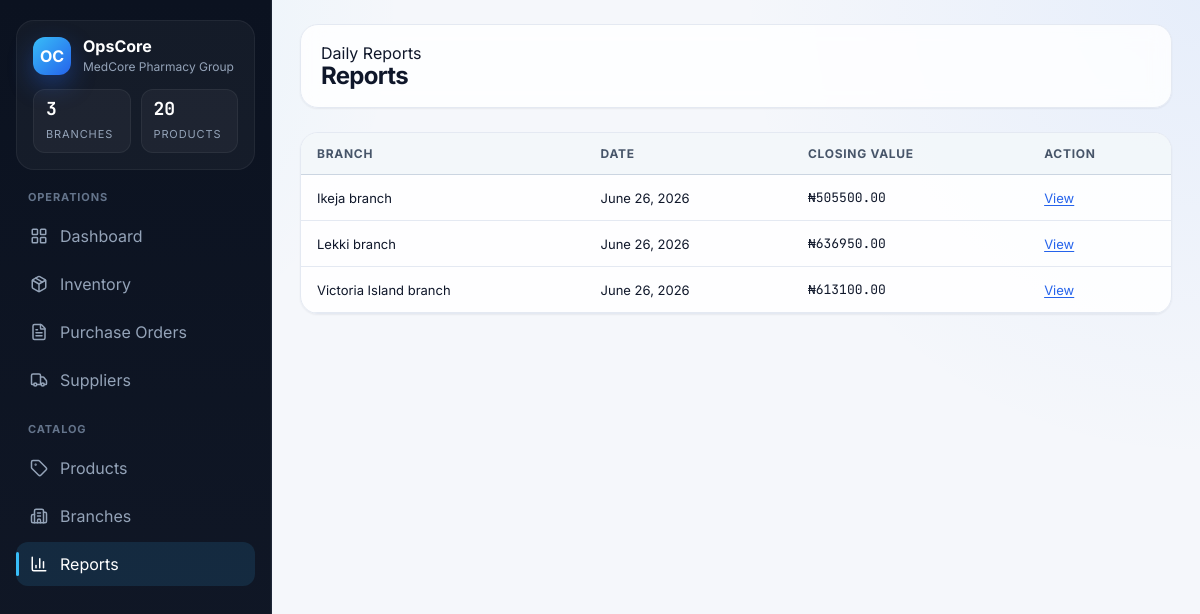
The page /reports/ on the database its author committed.
### core/models.py (models this page shows, shortened)
class TimeStampedModel(models.Model):
    created_at = models.DateTimeField(auto_now_add=True)
    updated_at = models.DateTimeField(auto_now=True)
    class Meta:
        abstract = True

class DailyReport(TimeStampedModel):
    branch = models.ForeignKey(Branch, on_delete=models.CASCADE, related_name='daily_reports')
    report_date = models.DateField()
    opening_stock_value = models.DecimalField(max_digits=14, decimal_places=2, default=Decimal('0.00'))
    receipts_value = models.DecimalField(max_digits=14, decimal_places=2, default=Decimal('0.00'))
    adjustments_value = models.DecimalField(max_digits=14, decimal_places=2, default=Decimal('0.00'))
    closing_stock_value = models.DecimalField(max_digits=14, decimal_places=2, default=Decimal('0.00'))
    generated_at = models.DateTimeField(auto_now=True)
    class Meta:
        constraints = [
            models.UniqueConstraint(fields=['branch', 'report_date'], name='unique_branch_report_date'),
        ]
        ordering = ['-report_date', 'branch__name']

class Branch(TimeStampedModel):
    name = models.CharField(max_length=120)
    location = models.CharField(max_length=160)
    manager_name = models.CharField(max_length=120)
    class Meta:
        ordering = ['name']

### core/views.py (the view)
# urls.py: path('reports/', views.reports_index, name='reports_index'),
def reports_index(request):
    reports = DailyReport.objects.select_related('branch').order_by('-report_date', 'branch__name')
    return render(request, 'core/reports_index.html', {'reports': reports, 'branches': Branch.objects.all()})

### core/templates/core/reports_index.html
{% extends "base.html" %}
{% block content %}
  <div class="page-header">
    <div>
      <div class="muted">Daily Reports</div>
      <h1 class="page-title">Reports</h1>
    </div>
  </div>
  <section class="panel">
    <table>
      <thead>
        <tr>
          <th>Branch</th>
          <th>Date</th>
          <th>Closing Value</th>
          <th>Action</th>
        </tr>
      </thead>
      <tbody>
        {% for report in reports %}
          <tr>
            <td>{{ report.branch.name }}</td>
            <td>{{ report.report_date }}</td>
            <td class="mono">&#8358;{{ report.closing_stock_value|floatformat:2 }}</td>
            <td><a href="{% url 'report_detail' report.branch_id report.report_date|date:'Y-m-d' %}">View</a></td>
          </tr>
        {% endfor %}
      </tbody>
    </table>
  </section>
{% endblock %}

### core/templates/base.html (style rules this page uses)
:root { --sidebar-bg: #0B1220; --sidebar-bg-2: #111827; --sidebar-text: #94A3B8; --sidebar-text-active: #FFFFFF; --sidebar-accent-bar: #38BDF8; --content-bg: #F5F7FB; --content-glow: rgba(37, 99, 235, 0.09); --card-bg: #FFFFFF; --card-bg-soft: #FBFDFF; --border: #E4E9F2; --border-strong: #CBD5E1; --text-primary: #0F172A; --text-secondary: #475569; --text-muted: #94A3B8; --action-primary: #2563EB; --action-primary-hover: #1D4ED8; --action-primary-text: #FFFFFF; --status-success: #059669; --status-success-bg: #D1FAE5; --status-warning: #D97706; --status-warning-bg: #FEF3C7; --status-danger: #DC2626; --status-danger-bg: #FEE2E2; --status-neutral: #64748B; --status-neutral-bg: #E2E8F0; --space-1: 4px; --space-2: 8px; --space-3: 12px; --space-4: 16px; --space-5: 20px; --space-6: 24px; --space-8: 32px; --space-10: 40px; --space-12: 48px; --radius-sm: 4px; --radius-md: 8px; --radius-lg: 14px; --radius-xl: 18px; --shadow-sm: 0 1px 2px rgba(15, 23, 42, 0.06); --shadow-md: 0 10px 24px rgba(15, 23, 42, 0.08); }
* { box-sizing: border-box; }
html { background: var(--content-bg); }
body { margin: 0; min-height: 100vh; font-family: Inter, sans-serif; color: var(--text-primary); background: radial-gradient(circle at top right, rgba(59, 130, 246, 0.08), transparent 32%), radial-gradient(circle at 0% 0%, rgba(14, 165, 233, 0.08), transparent 28%), var(--content-bg); }
a { color: var(--action-primary); text-decoration-thickness: 1px; text-underline-offset: 2px; }
.page-title { margin: 0; font-size: 28px; line-height: 1.1; font-weight: 700; letter-spacing: -0.03em; }
.page-header { display: flex; justify-content: space-between; align-items: flex-start; gap: 16px; margin-bottom: var(--space-6); padding: 18px 20px; border: 1px solid var(--border); background: rgba(255,255,255,0.82); backdrop-filter: blur(10px); border-radius: var(--radius-xl); box-shadow: var(--shadow-sm); }
.page-header .page-title { font-size: 24px; }
.panel { background: rgba(255,255,255,0.9); border: 1px solid var(--border); border-radius: var(--radius-xl); margin-bottom: 20px; overflow: hidden; box-shadow: var(--shadow-sm); }
table { width: 100%; border-collapse: collapse; }
thead th { background: rgba(241,245,249,0.8); font-size: 12px; font-weight: 700; color: var(--text-secondary); text-transform: uppercase; letter-spacing: 0.06em; text-align: left; padding: 13px 16px; border-bottom: 1px solid var(--border-strong); white-space: nowrap; }
tbody td { padding: 14px 16px; border-bottom: 1px solid var(--border); font-size: 13px; vertical-align: middle; }
.mono { font-family: "JetBrains Mono", monospace; }

### rows shown on the page
DailyReport: branch.name "Ikeja branch", report_date "June 26, 2026", closing_stock_value "505500.00"
DailyReport: branch.name "Lekki branch", report_date "June 26, 2026", closing_stock_value "636950.00"
DailyReport: branch.name "Victoria Island branch", report_date "June 26, 2026", closing_stock_value "613100.00"
